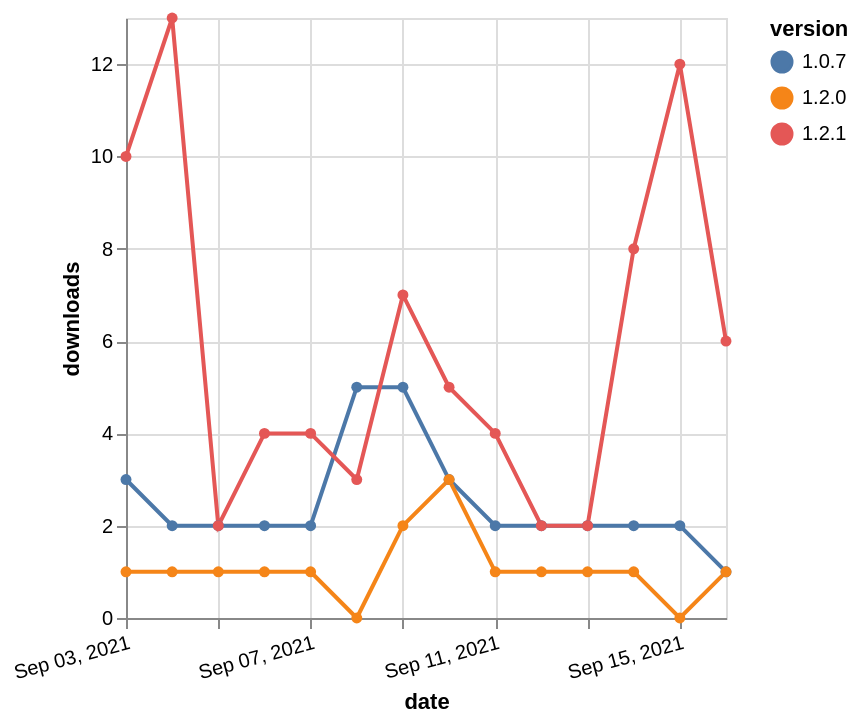

Write the Vega-Lite specification saved for this chart.
### Vega-Lite specification from a JSON file in a GitHub repository (floating-point values rounded to 4 significant figures)
{"$schema": "https://vega.github.io/schema/vega-lite/v5.json", "description": "A simple bar chart with embedded data.", "data": {"values": [{"date": "2021-09-03", "total": 3209, "delta": 3, "version": "1.0.7"}, {"date": "2021-09-04", "total": 3211, "delta": 2, "version": "1.0.7"}, {"date": "2021-09-05", "total": 3213, "delta": 2, "version": "1.0.7"}, {"date": "2021-09-06", "total": 3215, "delta": 2, "version": "1.0.7"}, {"date": "2021-09-07", "total": 3217, "delta": 2, "version": "1.0.7"}, {"date": "2021-09-08", "total": 3222, "delta": 5, "version": "1.0.7"}, {"date": "2021-09-09", "total": 3227, "delta": 5, "version": "1.0.7"}, {"date": "2021-09-10", "total": 3230, "delta": 3, "version": "1.0.7"}, {"date": "2021-09-11", "total": 3232, "delta": 2, "version": "1.0.7"}, {"date": "2021-09-12", "total": 3234, "delta": 2, "version": "1.0.7"}, {"date": "2021-09-13", "total": 3236, "delta": 2, "version": "1.0.7"}, {"date": "2021-09-14", "total": 3238, "delta": 2, "version": "1.0.7"}, {"date": "2021-09-15", "total": 3240, "delta": 2, "version": "1.0.7"}, {"date": "2021-09-16", "total": 3241, "delta": 1, "version": "1.0.7"}, {"date": "2021-09-03", "total": 2796, "delta": 1, "version": "1.2.0"}, {"date": "2021-09-04", "total": 2797, "delta": 1, "version": "1.2.0"}, {"date": "2021-09-05", "total": 2798, "delta": 1, "version": "1.2.0"}, {"date": "2021-09-06", "total": 2799, "delta": 1, "version": "1.2.0"}, {"date": "2021-09-07", "total": 2800, "delta": 1, "version": "1.2.0"}, {"date": "2021-09-08", "total": 2800, "delta": 0, "version": "1.2.0"}, {"date": "2021-09-09", "total": 2802, "delta": 2, "version": "1.2.0"}, {"date": "2021-09-10", "total": 2805, "delta": 3, "version": "1.2.0"}, {"date": "2021-09-11", "total": 2806, "delta": 1, "version": "1.2.0"}, {"date": "2021-09-12", "total": 2807, "delta": 1, "version": "1.2.0"}, {"date": "2021-09-13", "total": 2808, "delta": 1, "version": "1.2.0"}, {"date": "2021-09-14", "total": 2809, "delta": 1, "version": "1.2.0"}, {"date": "2021-09-15", "total": 2809, "delta": 0, "version": "1.2.0"}, {"date": "2021-09-16", "total": 2810, "delta": 1, "version": "1.2.0"}, {"date": "2021-09-03", "total": 1527, "delta": 10, "version": "1.2.1"}, {"date": "2021-09-04", "total": 1540, "delta": 13, "version": "1.2.1"}, {"date": "2021-09-05", "total": 1542, "delta": 2, "version": "1.2.1"}, {"date": "2021-09-06", "total": 1546, "delta": 4, "version": "1.2.1"}, {"date": "2021-09-07", "total": 1550, "delta": 4, "version": "1.2.1"}, {"date": "2021-09-08", "total": 1553, "delta": 3, "version": "1.2.1"}, {"date": "2021-09-09", "total": 1560, "delta": 7, "version": "1.2.1"}, {"date": "2021-09-10", "total": 1565, "delta": 5, "version": "1.2.1"}, {"date": "2021-09-11", "total": 1569, "delta": 4, "version": "1.2.1"}, {"date": "2021-09-12", "total": 1571, "delta": 2, "version": "1.2.1"}, {"date": "2021-09-13", "total": 1573, "delta": 2, "version": "1.2.1"}, {"date": "2021-09-14", "total": 1581, "delta": 8, "version": "1.2.1"}, {"date": "2021-09-15", "total": 1593, "delta": 12, "version": "1.2.1"}, {"date": "2021-09-16", "total": 1599, "delta": 6, "version": "1.2.1"}]}, "width": "container", "mark": {"type": "line", "point": {"filled": true}}, "encoding": {"x": {"field": "date", "type": "temporal", "timeUnit": "yearmonthdate", "title": "date", "axis": {"labelAngle": -15}}, "y": {"field": "delta", "type": "quantitative", "title": "downloads"}, "color": {"field": "version", "type": "nominal"}, "tooltip": {"field": "delta"}}}
